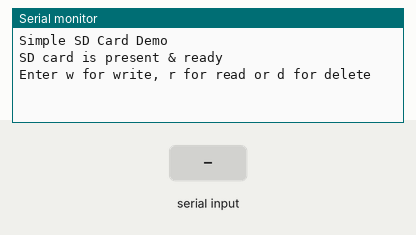
A sketch run on a simulated Arduino Uno, built with avr-gcc and run on an emulated ATmega328P. On the bench: the last lines printed to the serial monitor. The inputs (shaded band) are chosen by the test bench. Storage starts empty.

Above: at 1.2 s.
1.3 s: "r\n" received over Serial
At 2.4 s:
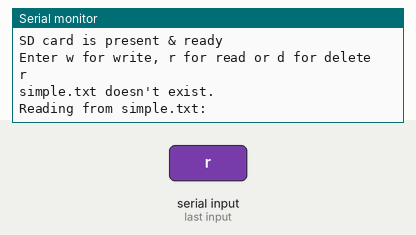
2.8 s: "w\n" received over Serial
At 3.5 s:
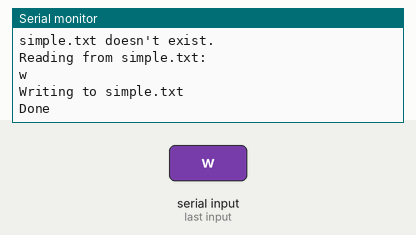
4.3 s: "d\n" received over Serial
At 5.5 s:
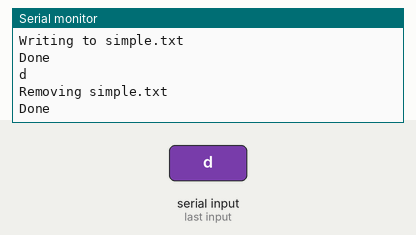
5.8 s: "1\n" received over Serial
At 7.1 s:
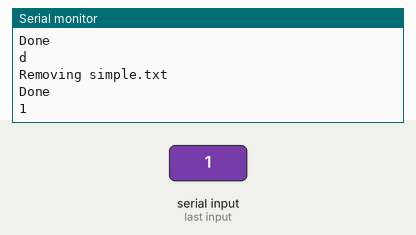

Measured:
- after the input at 1.3 s, the serial monitor: prints a new line at once (image 1)
- after the input at 2.8 s, the serial monitor: prints a new line at once (image 2)
- after the input at 4.3 s, the serial monitor: prints a new line at once (image 3)
- after the input at 5.8 s, the serial monitor: prints a new line at once (image 4)

The sketch:

MEGA2560_sdCard_readWrite.ino
```cpp
#include <SD.h>
#include <SPI.h>
File myFile;
char fileName[] = "simple.txt";
const int chipSelect = 53;
char charRead;
char pangram_1[] = "The five boxing wizards jump quickly";
char pangram_2[] = "Pack my box with five dozen liquor jugs";
char pangram_3[] = "The quick brown fox jumps over the lazy dog";


///////////////////////////////////////////////
void setup()
{
  Serial.begin(9600);
  Serial.println("Simple SD Card Demo");

   if (SD.begin(chipSelect))
    {
    Serial.println("SD card is present & ready");
    }
    else
    {
    Serial.println("SD card missing or failure");
    while(1);  //wait here forever
    }
    Serial.println("Enter w for write, r for read or d for delete");
}
////////////////////////////////////////////////
void loop()
{
  //Create a loop to read a command character from the keyboard
  //This will be 'r' for read, 'w' for write and 'd' for delete.

  if (Serial.available())
     {
      charRead = tolower(Serial.read());  //force ucase
      Serial.write(charRead); //write it back to Serial window
      Serial.println();
     }

  //get command from keyboard:
   switch(charRead)
   {
    case 'r':
        readFromFile();   //read
        break;
    case 'w':
        writeToFile(); //write to file
        break;
    case 'd':
        deleteFile();  //delete
        break;
   }
}
///////////////////////////////////////////////
void readFromFile()
{
  byte i=0; //counter
  char inputString[100]; //string to hold read string

  //now read it back and show on Serial monitor
  // Check to see if the file exists:
  if (!SD.exists(fileName))
      Serial.println("simple.txt doesn't exist.");
  Serial.println("Reading from simple.txt:");
  myFile = SD.open(fileName);
  //--------------------------------
  while (myFile.available())
  {
   char inputChar = myFile.read(); // Gets one byte from serial buffer
    if (inputChar == '\n') //end of line (or 10)
    {
      inputString[i] = 0;  //terminate the string correctly
      Serial.println(inputString);
      i=0;
    }
    else
    {
      inputString[i] = inputChar; // Store it
      i++; // Increment where to write next
      if(i> sizeof(inputString))
        {
        Serial.println("Incoming string longer than array allows");
        Serial.println(sizeof(inputString));
        while(1);
        }
    }
  }
 }
/////////////////////////////////////////////
void writeToFile()
{
  myFile = SD.open(fileName, FILE_WRITE);
  if (myFile) // it opened OK
    {
    Serial.println("Writing to simple.txt");
    myFile.println(pangram_1);
    myFile.println(pangram_2);
    myFile.println(pangram_3);
    myFile.close();
    Serial.println("Done");
    }
  else
    Serial.println("Error opening simple.txt");
}
//////////////////////////////////////////////////
void deleteFile()
{
 //delete a file:
  if (SD.exists(fileName))
    {
    Serial.println("Removing simple.txt");
    SD.remove(fileName);
    Serial.println("Done");
   }
}
```
